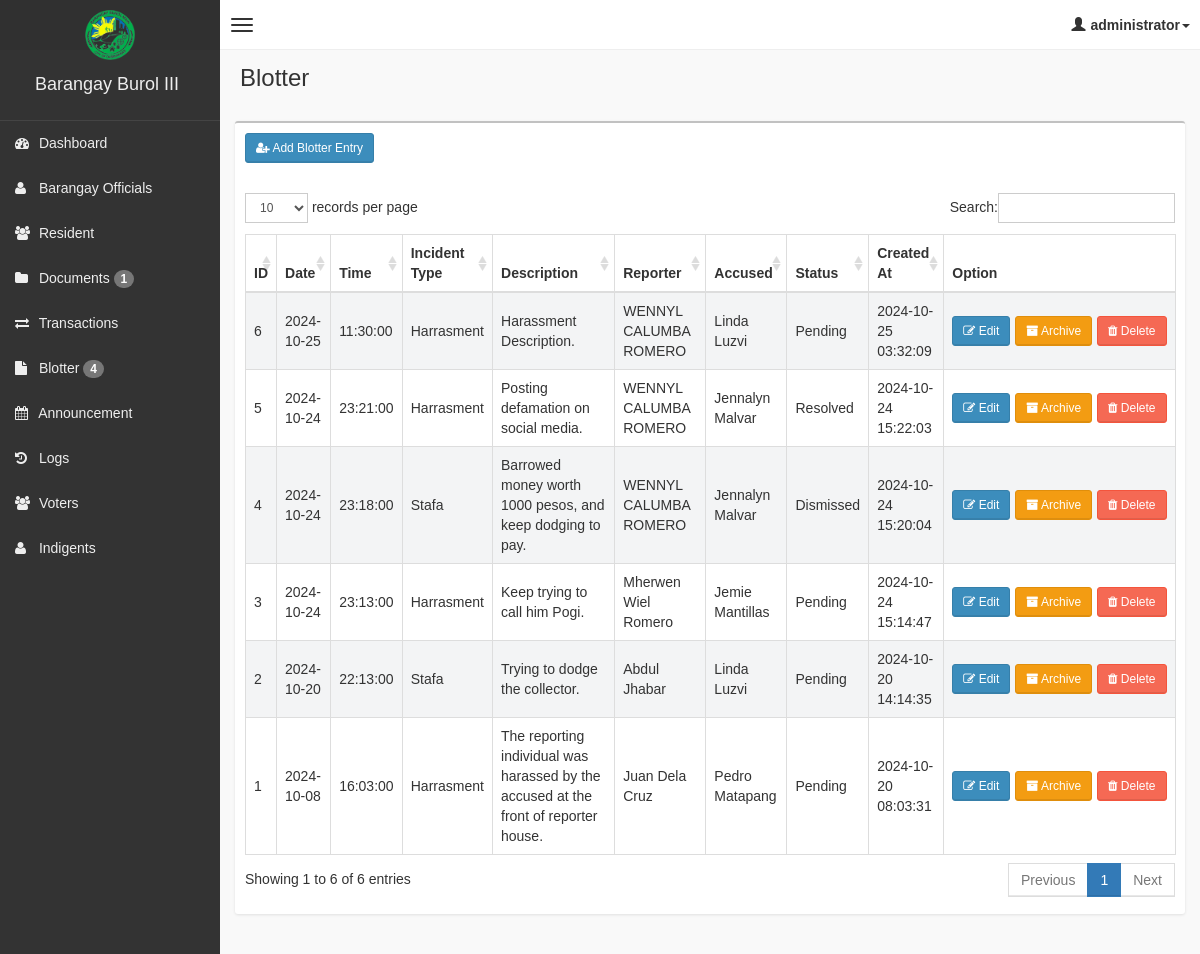
Screenshot of /admin/blotter.php (signed in) with the database file from the repository.
### tables this page shows
CREATE TABLE `blotter` (
  `id` int(11) NOT NULL,
  `date` date NOT NULL,
  `time` time NOT NULL,
  `incident_type` varchar(255) NOT NULL,
  `description` text NOT NULL,
  `reporter_name` varchar(255) NOT NULL,
  `accused_name` varchar(255) NOT NULL,
  `status` varchar(255) DEFAULT NULL,
  `created_at` timestamp NOT NULL DEFAULT current_timestamp(),
  `is_archive` tinyint(1) DEFAULT 0
);

### admin/blotter.php (the view, shortened to what this page needs)
<!DOCTYPE html>
<html>
<?php
include('main_style.php');
include('db.php');
?>
<body class="skin-black">
    <?php include('header.php'); ?>
    <div class="wrapper row-offcanvas row-offcanvas-left">
        <?php include('sidebar.php'); ?>
        <aside class="right-side">
            <section class="content-header">
                <h1>Blotter</h1>
            </section>
            <section class="content">
                <div class="box">
                    <div class="box-header">
                        <div style="padding:10px;">
                            <button class="btn btn-primary btn-sm" data-toggle="modal" data-target="#addBlotterModal"><i class="fa fa-user-plus" aria-hidden="true"></i> Add Blotter Entry</button>
                        </div>
                    </div>
                    <div class="box-body">
                        <table id="blotterTable" class="table table-bordered table-striped">
                            <thead>
                                <tr>
                                    <th>ID</th>
                                    <th>Date</th>
                                    <th>Time</th>
                                    <th>Incident Type</th>
                                    <th>Description</th>
                                    <th>Reporter</th>
                                    <th>Accused</th>
                                    <th>Status</th>
                                    <th>Created At</th>
                                    <th style="width: 130px;">Option</th>
                                </tr>
                            </thead>
                            <tbody>
                                <?php
                                $squery = $pdo->query("SELECT * FROM blotter WHERE is_archive = 0 ORDER BY created_at DESC");
                                while ($row = $squery->fetch(PDO::FETCH_ASSOC)) {
                                ?>
                                    <tr>
                                        <td><?php echo $row['id'] ?></td>
                                        <td><?php echo $row['date'] ?></td>
                                        <td><?php echo $row['time'] ?></td>
                                        <td><?php echo $row['incident_type'] ?></td>
                                        <td><?php echo $row['description'] ?></td>
                                        <td><?php echo $row['reporter_name'] ?></td>
                                        <td><?php echo $row['accused_name'] ?></td>
                                        <td><?php echo $row['status'] ?></td>
                                        <td><?php echo $row['created_at'] ?></td>
                                        <td>
                                            <div style="display: flex; gap: 5px;">
                                                <button class="btn btn-primary btn-sm" data-target="#editModalBlotter<?php echo $row['id'] ?>" data-toggle="modal"><i class="fa fa-pencil-square-o" aria-hidden="true"></i> Edit</button>
                                                <form method="post" action="archive.php">
                                                    <button class="btn btn-warning btn-sm" type="submit" name="archive" value="1"><i class="fa fa-archive"></i> Archive</button>
                                                </form>
                                                <form method="post" action="delete.php">
                                                    <button type="submit" name="archive" class="btn btn-danger btn-sm" onclick="return confirm('Are you sure you want to Delete this log?')"><i class="fa fa-trash"></i> Delete</button>
                                                </form>
                                            </div>
                                        </td>
                                    </tr>
                                <?php
                                }
                                ?>
                            </tbody>
                        </table>
                    </div>
                </div>
            </section>
        </aside>
    </div>
</body>
</html>

### admin/assets/css/AdminLTE.css (style rules this page uses)
html, body { overflow-x: hidden!important; font-family: 'Source Sans Pro', sans-serif; -webkit-font-smoothing: antialiased; min-height: 100%; background: #f9f9f9; }
.wrapper { min-height: 100%; }
.wrapper:before, .wrapper:after { display: table; content: " "; }
.wrapper:after { clear: both; }
.right-side, .left-side { min-height: 100%; display: block; }
.right-side { background-color: #f9f9f9; margin-left: 220px; }
.content { padding: 20px 15px; background: #f9f9f9; }
h1, h2, h3, h4, h5, h6, .h1, .h2, .h3, .h4, .h5, .h6 { font-family: 'Source Sans Pro', sans-serif; }
.table-striped > tbody > tr:nth-child(odd) > td, .table-striped > tbody > tr:nth-child(odd) > th { background-color: #f3f4f5; }
.right-side > .content-header { position: relative; padding: 15px 15px 10px 20px; }
.right-side > .content-header > h1 { margin: 0; font-size: 24px; }
.box { position: relative; background: #ffffff; border-top: 2px solid #c1c1c1; margin-bottom: 20px; -webkit-border-radius: 3px; -moz-border-radius: 3px; border-radius: 3px; width: 100%; box-shadow: 0px 1px 3px rgba(0, 0, 0, 0.1); }
.box .box-header { position: relative; -webkit-border-top-left-radius: 3px; -webkit-border-top-right-radius: 3px; -webkit-border-bottom-right-radius: 0; -webkit-border-bottom-left-radius: 0; -moz-border-radius-topleft: 3px; -moz-border-radius-topright: 3px; -moz-border-radius-bottomright: 0; -moz-border-radius-bottomleft: 0; border-top-left-radius: 3px; border-top-right-radius: 3px; border-bottom-right-radius: 0; border-bottom-left-radius: 0; border-bottom: 0px solid #f4f4f4; color: #444; padding-bottom: 10px; }
.box .box-header:before, .box .box-header:after { display: table; content: " "; }
.box .box-header:after { clear: both; }
.box .box-body { padding: 10px; -webkit-border-top-left-radius: 0; -webkit-border-top-right-radius: 0; -webkit-border-bottom-right-radius: 3px; -webkit-border-bottom-left-radius: 3px; -moz-border-radius-topleft: 0; -moz-border-radius-topright: 0; -moz-border-radius-bottomright: 3px; -moz-border-radius-bottomleft: 3px; border-top-left-radius: 0; border-top-right-radius: 0; border-bottom-right-radius: 3px; border-bottom-left-radius: 3px; }
.box .box-body .table { margin-bottom: 0; }
.btn { font-weight: 500; -webkit-border-radius: 3px; -moz-border-radius: 3px; border-radius: 3px; border: 1px solid transparent; -webkit-box-shadow: inset 0px -2px 0px 0px rgba(0, 0, 0, 0.09); -moz-box-shadow: inset 0px -2px 0px 0px rgba(0, 0, 0, 0.09); box-shadow: inset 0px -1px 0px 0px rgba(0, 0, 0, 0.09); }
.btn.btn-primary { background-color: #3c8dbc; border-color: #367fa9; }
.btn.btn-danger { background-color: #f56954; border-color: #f4543c; }
.btn.btn-warning { background-color: #f39c12; border-color: #e08e0b; }
.btn.btn-sm { font-size: 12px; }
.skin-black .right-side > .content-header { background: transparent; box-shadow: none; }

### rows the page displays
blotter: id "6", date "2024-10-25", time "11:30:00", incident_type "Harrasment", description "Harassment Description.", reporter_name "WENNYL CALUMBA ROMERO", accused_name "Linda Luzvi", status "Pending", created_at "2024-10-25 03:32:09"
blotter: id "5", date "2024-10-24", time "23:21:00", incident_type "Harrasment", description "Posting defamation on social media.", reporter_name "WENNYL CALUMBA ROMERO", accused_name "Jennalyn Malvar", status "Resolved", created_at "2024-10-24 15:22:03"
blotter: id "4", date "2024-10-24", time "23:18:00", incident_type "Stafa", description "Barrowed money worth 1000 pesos, and keep dodging to pay.", reporter_name "WENNYL CALUMBA ROMERO", accused_name "Jennalyn Malvar", status "Dismissed", created_at "2024-10-24 15:20:04"
blotter: id "3", date "2024-10-24", time "23:13:00", incident_type "Harrasment", description "Keep trying to call him Pogi.", reporter_name "Mherwen Wiel Romero", accused_name "Jemie Mantillas", status "Pending", created_at "2024-10-24 15:14:47"
blotter: id "2", date "2024-10-20", time "22:13:00", incident_type "Stafa", description "Trying to dodge the collector.", reporter_name "Abdul Jhabar", accused_name "Linda Luzvi", status "Pending", created_at "2024-10-20 14:14:35"
blotter: id "1", date "2024-10-08", time "16:03:00", incident_type "Harrasment", description "The reporting individual was harassed by the accused at the front of reporter house.", reporter_name "Juan Dela Cruz", accused_name "Pedro Matapang", status "Pending", created_at "2024-10-20 08:03:31"

### other values shown
$_SESSION['role'] "administrator"
$pendingDocumentCount "1"
$PendingBlotterCount "4"
